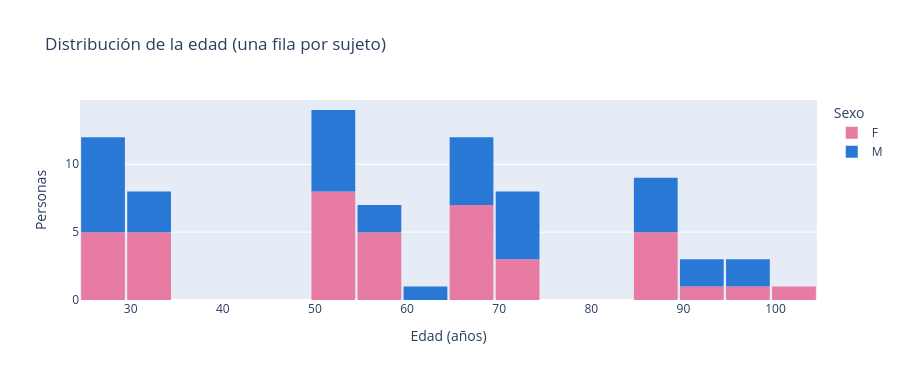

Here is the notebook cell this chart was saved with:
### Markdown cell above
# 2. La variable objetivo: la edad

A diferencia de la clasificación de estadios —donde la etiqueta se obtiene del hipnograma, época por
época— aquí la etiqueta es **una sola por sujeto**: su edad. Esto reduce drásticamente el tamaño
efectivo de la muestra: no se dispone de 153 000 épocas etiquetadas, sino de **78 edades**.

Por ello, lo primero es verificar si esas 78 edades cubren un rango suficiente y están distribuidas
de forma utilizable.

### Code cell
personas = registros.drop_duplicates("subject")

print(f"Personas: {len(personas)} | {personas['sex'].value_counts().to_dict()}")
print(f"Edad: {personas['age'].min()}-{personas['age'].max()} años "
      f"(media {personas['age'].mean():.1f}, mediana {personas['age'].median():.0f}, "
      f"desv. {personas['age'].std():.1f})")

for etiqueta, (desde, hasta, _) in GRUPOS.items():
    n = ((personas["age"] >= desde) & (personas["age"] <= hasta)).sum()
    print(f"  {etiqueta:12s} n = {n:2d}  ({n / len(personas) * 100:.0f} %)")

px.histogram(personas, x="age", nbins=20, color="sex", title="Distribución de la edad (una fila por sujeto)",
             labels={"age": "Edad (años)", "sex": "Sexo"}, color_discrete_map={"F": "#e87ba4", "M": "#2a78d6"}
             ).update_layout(height=380, yaxis_title="Personas", bargap=0.05).show()

### Figure 1 — Plotly figure (JSON) as saved in the notebook; plotly's stock layout.template omitted (floating-point values rounded to 4 significant figures)
{"data": [{"bingroup": "x", "hovertemplate": "Sexo=F<br>Edad (años)=%{x}<br>count=%{y}<extra></extra>", "legendgroup": "F", "marker": {"color": "#e87ba4", "pattern": {"shape": ""}}, "name": "F", "nbinsx": 20, "orientation": "v", "showlegend": true, "type": "histogram", "x": [33, 33, 26, 26, 34, 28, 31, 30, 25, 25, 51, 51, 56, 50, 54, 56, 51, 54, 56, 51, 67, 66, 69, 73, 74, 66, 66, 73, 67, 67, 89, 101, 95, 91, 85, 88, 88, 87, 54, 57, 56], "xaxis": "x", "yaxis": "y"}, {"bingroup": "x", "hovertemplate": "Sexo=M<br>Edad (años)=%{x}<br>count=%{y}<extra></extra>", "legendgroup": "M", "marker": {"color": "#2a78d6", "pattern": {"shape": ""}}, "name": "M", "nbinsx": 20, "orientation": "v", "showlegend": true, "type": "histogram", "x": [26, 26, 26, 27, 27, 31, 32, 31, 28, 28, 50, 54, 57, 60, 54, 57, 51, 52, 51, 71, 70, 69, 67, 73, 71, 72, 66, 67, 67, 89, 88, 88, 97, 92, 96, 90, 85], "xaxis": "x", "yaxis": "y"}], "layout": {"bargap": 0.05, "barmode": "relative", "height": 380, "legend": {"title": {"text": "Sexo"}, "tracegroupgap": 0}, "title": {"text": "Distribución de la edad (una fila por sujeto)"}, "xaxis": {"anchor": "y", "domain": [0.0, 1.0], "title": {"text": "Edad (años)"}}, "yaxis": {"anchor": "x", "domain": [0.0, 1.0], "title": {"text": "Personas"}}}}
